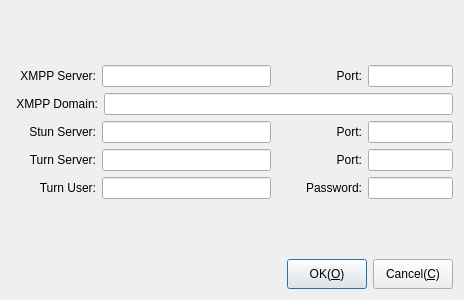
<?xml version="1.0" encoding="UTF-8"?>
<ui version="4.0">
 <class>CDlgLoginSettings</class>
 <widget class="QDialog" name="CDlgLoginSettings">
  <property name="geometry">
   <rect>
    <x>0</x>
    <y>0</y>
    <width>464</width>
    <height>300</height>
   </rect>
  </property>
  <property name="windowTitle">
   <string>Server Settings</string>
  </property>
  <layout class="QGridLayout" name="gridLayout">
   <item row="0" column="1">
    <spacer name="verticalSpacer_2">
     <property name="orientation">
      <enum>Qt::Vertical</enum>
     </property>
     <property name="sizeHint" stdset="0">
      <size>
       <width>20</width>
       <height>46</height>
      </size>
     </property>
    </spacer>
   </item>
   <item row="1" column="0" colspan="2">
    <layout class="QHBoxLayout" name="horizontalLayout">
     <item>
      <widget class="QLabel" name="label_7">
       <property name="sizePolicy">
        <sizepolicy hsizetype="Preferred" vsizetype="Preferred">
         <horstretch>1</horstretch>
         <verstretch>0</verstretch>
        </sizepolicy>
       </property>
       <property name="minimumSize">
        <size>
         <width>0</width>
         <height>0</height>
        </size>
       </property>
       <property name="maximumSize">
        <size>
         <width>16777215</width>
         <height>16777215</height>
        </size>
       </property>
       <property name="text">
        <string>XMPP Server:</string>
       </property>
       <property name="alignment">
        <set>Qt::AlignRight|Qt::AlignTrailing|Qt::AlignVCenter</set>
       </property>
       <property name="wordWrap">
        <bool>true</bool>
       </property>
      </widget>
     </item>
     <item>
      <widget class="QLineEdit" name="txtXmppServer">
       <property name="sizePolicy">
        <sizepolicy hsizetype="Preferred" vsizetype="Preferred">
         <horstretch>2</horstretch>
         <verstretch>0</verstretch>
        </sizepolicy>
       </property>
       <property name="minimumSize">
        <size>
         <width>0</width>
         <height>0</height>
        </size>
       </property>
       <property name="maximumSize">
        <size>
         <width>16777215</width>
         <height>16777215</height>
        </size>
       </property>
      </widget>
     </item>
     <item>
      <widget class="QLabel" name="label_8">
       <property name="sizePolicy">
        <sizepolicy hsizetype="Preferred" vsizetype="Preferred">
         <horstretch>1</horstretch>
         <verstretch>0</verstretch>
        </sizepolicy>
       </property>
       <property name="minimumSize">
        <size>
         <width>0</width>
         <height>0</height>
        </size>
       </property>
       <property name="maximumSize">
        <size>
         <width>16777215</width>
         <height>16777215</height>
        </size>
       </property>
       <property name="text">
        <string>Port:</string>
       </property>
       <property name="alignment">
        <set>Qt::AlignRight|Qt::AlignTrailing|Qt::AlignVCenter</set>
       </property>
       <property name="wordWrap">
        <bool>true</bool>
       </property>
      </widget>
     </item>
     <item>
      <widget class="QLineEdit" name="txtXmppPort">
       <property name="sizePolicy">
        <sizepolicy hsizetype="Preferred" vsizetype="Preferred">
         <horstretch>1</horstretch>
         <verstretch>0</verstretch>
        </sizepolicy>
       </property>
       <property name="minimumSize">
        <size>
         <width>0</width>
         <height>0</height>
        </size>
       </property>
       <property name="maximumSize">
        <size>
         <width>16777215</width>
         <height>16777215</height>
        </size>
       </property>
      </widget>
     </item>
    </layout>
   </item>
   <item row="2" column="0" colspan="2">
    <layout class="QHBoxLayout" name="horizontalLayout_6">
     <item>
      <widget class="QLabel" name="label_11">
       <property name="sizePolicy">
        <sizepolicy hsizetype="Preferred" vsizetype="Preferred">
         <horstretch>1</horstretch>
         <verstretch>0</verstretch>
        </sizepolicy>
       </property>
       <property name="minimumSize">
        <size>
         <width>0</width>
         <height>0</height>
        </size>
       </property>
       <property name="maximumSize">
        <size>
         <width>16777215</width>
         <height>16777215</height>
        </size>
       </property>
       <property name="text">
        <string>XMPP Domain:</string>
       </property>
       <property name="alignment">
        <set>Qt::AlignRight|Qt::AlignTrailing|Qt::AlignVCenter</set>
       </property>
       <property name="wordWrap">
        <bool>true</bool>
       </property>
      </widget>
     </item>
     <item>
      <widget class="QLineEdit" name="txtXmppDomain">
       <property name="sizePolicy">
        <sizepolicy hsizetype="Expanding" vsizetype="Preferred">
         <horstretch>4</horstretch>
         <verstretch>0</verstretch>
        </sizepolicy>
       </property>
       <property name="minimumSize">
        <size>
         <width>0</width>
         <height>0</height>
        </size>
       </property>
       <property name="maximumSize">
        <size>
         <width>16777215</width>
         <height>16777215</height>
        </size>
       </property>
      </widget>
     </item>
    </layout>
   </item>
   <item row="3" column="0" colspan="2">
    <layout class="QHBoxLayout" name="horizontalLayout_2">
     <item>
      <widget class="QLabel" name="label_3">
       <property name="sizePolicy">
        <sizepolicy hsizetype="Preferred" vsizetype="Preferred">
         <horstretch>1</horstretch>
         <verstretch>0</verstretch>
        </sizepolicy>
       </property>
       <property name="minimumSize">
        <size>
         <width>0</width>
         <height>0</height>
        </size>
       </property>
       <property name="maximumSize">
        <size>
         <width>16777215</width>
         <height>16777215</height>
        </size>
       </property>
       <property name="text">
        <string>Stun Server:</string>
       </property>
       <property name="alignment">
        <set>Qt::AlignRight|Qt::AlignTrailing|Qt::AlignVCenter</set>
       </property>
       <property name="wordWrap">
        <bool>true</bool>
       </property>
      </widget>
     </item>
     <item>
      <widget class="QLineEdit" name="txtStunServer">
       <property name="sizePolicy">
        <sizepolicy hsizetype="Expanding" vsizetype="Preferred">
         <horstretch>2</horstretch>
         <verstretch>0</verstretch>
        </sizepolicy>
       </property>
       <property name="minimumSize">
        <size>
         <width>0</width>
         <height>0</height>
        </size>
       </property>
       <property name="maximumSize">
        <size>
         <width>16777215</width>
         <height>16777215</height>
        </size>
       </property>
      </widget>
     </item>
     <item>
      <widget class="QLabel" name="label_4">
       <property name="sizePolicy">
        <sizepolicy hsizetype="Preferred" vsizetype="Preferred">
         <horstretch>1</horstretch>
         <verstretch>0</verstretch>
        </sizepolicy>
       </property>
       <property name="minimumSize">
        <size>
         <width>0</width>
         <height>0</height>
        </size>
       </property>
       <property name="maximumSize">
        <size>
         <width>16777215</width>
         <height>16777215</height>
        </size>
       </property>
       <property name="text">
        <string>Port:</string>
       </property>
       <property name="alignment">
        <set>Qt::AlignRight|Qt::AlignTrailing|Qt::AlignVCenter</set>
       </property>
       <property name="wordWrap">
        <bool>true</bool>
       </property>
      </widget>
     </item>
     <item>
      <widget class="QLineEdit" name="txtStunPort">
       <property name="sizePolicy">
        <sizepolicy hsizetype="Preferred" vsizetype="Preferred">
         <horstretch>1</horstretch>
         <verstretch>0</verstretch>
        </sizepolicy>
       </property>
       <property name="minimumSize">
        <size>
         <width>0</width>
         <height>0</height>
        </size>
       </property>
       <property name="maximumSize">
        <size>
         <width>16777215</width>
         <height>16777215</height>
        </size>
       </property>
      </widget>
     </item>
    </layout>
   </item>
   <item row="4" column="0" colspan="2">
    <layout class="QHBoxLayout" name="horizontalLayout_3">
     <item>
      <widget class="QLabel" name="label_5">
       <property name="sizePolicy">
        <sizepolicy hsizetype="Preferred" vsizetype="Preferred">
         <horstretch>1</horstretch>
         <verstretch>0</verstretch>
        </sizepolicy>
       </property>
       <property name="minimumSize">
        <size>
         <width>0</width>
         <height>0</height>
        </size>
       </property>
       <property name="maximumSize">
        <size>
         <width>16777215</width>
         <height>16777215</height>
        </size>
       </property>
       <property name="text">
        <string>Turn Server:</string>
       </property>
       <property name="alignment">
        <set>Qt::AlignRight|Qt::AlignTrailing|Qt::AlignVCenter</set>
       </property>
       <property name="wordWrap">
        <bool>true</bool>
       </property>
      </widget>
     </item>
     <item>
      <widget class="QLineEdit" name="txtTurnServer">
       <property name="sizePolicy">
        <sizepolicy hsizetype="Expanding" vsizetype="Preferred">
         <horstretch>2</horstretch>
         <verstretch>0</verstretch>
        </sizepolicy>
       </property>
       <property name="minimumSize">
        <size>
         <width>0</width>
         <height>0</height>
        </size>
       </property>
       <property name="maximumSize">
        <size>
         <width>16777215</width>
         <height>16777215</height>
        </size>
       </property>
      </widget>
     </item>
     <item>
      <widget class="QLabel" name="label_6">
       <property name="sizePolicy">
        <sizepolicy hsizetype="Preferred" vsizetype="Preferred">
         <horstretch>1</horstretch>
         <verstretch>0</verstretch>
        </sizepolicy>
       </property>
       <property name="minimumSize">
        <size>
         <width>0</width>
         <height>0</height>
        </size>
       </property>
       <property name="maximumSize">
        <size>
         <width>16777215</width>
         <height>16777215</height>
        </size>
       </property>
       <property name="text">
        <string>Port:</string>
       </property>
       <property name="alignment">
        <set>Qt::AlignRight|Qt::AlignTrailing|Qt::AlignVCenter</set>
       </property>
       <property name="wordWrap">
        <bool>true</bool>
       </property>
      </widget>
     </item>
     <item>
      <widget class="QLineEdit" name="txtTurnPort">
       <property name="sizePolicy">
        <sizepolicy hsizetype="Preferred" vsizetype="Preferred">
         <horstretch>1</horstretch>
         <verstretch>0</verstretch>
        </sizepolicy>
       </property>
       <property name="minimumSize">
        <size>
         <width>0</width>
         <height>0</height>
        </size>
       </property>
       <property name="maximumSize">
        <size>
         <width>16777215</width>
         <height>16777215</height>
        </size>
       </property>
      </widget>
     </item>
    </layout>
   </item>
   <item row="5" column="0" colspan="2">
    <layout class="QHBoxLayout" name="horizontalLayout_4">
     <item>
      <widget class="QLabel" name="label_9">
       <property name="sizePolicy">
        <sizepolicy hsizetype="Preferred" vsizetype="Preferred">
         <horstretch>1</horstretch>
         <verstretch>0</verstretch>
        </sizepolicy>
       </property>
       <property name="minimumSize">
        <size>
         <width>0</width>
         <height>0</height>
        </size>
       </property>
       <property name="maximumSize">
        <size>
         <width>16777215</width>
         <height>16777215</height>
        </size>
       </property>
       <property name="text">
        <string>Turn User:</string>
       </property>
       <property name="alignment">
        <set>Qt::AlignRight|Qt::AlignTrailing|Qt::AlignVCenter</set>
       </property>
       <property name="wordWrap">
        <bool>true</bool>
       </property>
      </widget>
     </item>
     <item>
      <widget class="QLineEdit" name="txtUser">
       <property name="sizePolicy">
        <sizepolicy hsizetype="Expanding" vsizetype="Preferred">
         <horstretch>2</horstretch>
         <verstretch>0</verstretch>
        </sizepolicy>
       </property>
       <property name="minimumSize">
        <size>
         <width>0</width>
         <height>0</height>
        </size>
       </property>
       <property name="maximumSize">
        <size>
         <width>16777215</width>
         <height>16777215</height>
        </size>
       </property>
      </widget>
     </item>
     <item>
      <widget class="QLabel" name="label_10">
       <property name="sizePolicy">
        <sizepolicy hsizetype="Preferred" vsizetype="Preferred">
         <horstretch>1</horstretch>
         <verstretch>0</verstretch>
        </sizepolicy>
       </property>
       <property name="minimumSize">
        <size>
         <width>0</width>
         <height>0</height>
        </size>
       </property>
       <property name="maximumSize">
        <size>
         <width>16777215</width>
         <height>16777215</height>
        </size>
       </property>
       <property name="text">
        <string>Password:</string>
       </property>
       <property name="alignment">
        <set>Qt::AlignRight|Qt::AlignTrailing|Qt::AlignVCenter</set>
       </property>
       <property name="wordWrap">
        <bool>true</bool>
       </property>
      </widget>
     </item>
     <item>
      <widget class="QLineEdit" name="txtPassword">
       <property name="sizePolicy">
        <sizepolicy hsizetype="Preferred" vsizetype="Preferred">
         <horstretch>1</horstretch>
         <verstretch>0</verstretch>
        </sizepolicy>
       </property>
       <property name="minimumSize">
        <size>
         <width>0</width>
         <height>0</height>
        </size>
       </property>
       <property name="maximumSize">
        <size>
         <width>16777215</width>
         <height>16777215</height>
        </size>
       </property>
      </widget>
     </item>
    </layout>
   </item>
   <item row="6" column="0">
    <spacer name="verticalSpacer">
     <property name="orientation">
      <enum>Qt::Vertical</enum>
     </property>
     <property name="sizeHint" stdset="0">
      <size>
       <width>20</width>
       <height>46</height>
      </size>
     </property>
    </spacer>
   </item>
   <item row="7" column="0" colspan="2">
    <layout class="QHBoxLayout" name="horizontalLayout_5">
     <item>
      <spacer name="horizontalSpacer">
       <property name="orientation">
        <enum>Qt::Horizontal</enum>
       </property>
       <property name="sizeHint" stdset="0">
        <size>
         <width>40</width>
         <height>20</height>
        </size>
       </property>
      </spacer>
     </item>
     <item>
      <widget class="QPushButton" name="pbOK">
       <property name="sizePolicy">
        <sizepolicy hsizetype="Preferred" vsizetype="Fixed">
         <horstretch>0</horstretch>
         <verstretch>0</verstretch>
        </sizepolicy>
       </property>
       <property name="minimumSize">
        <size>
         <width>80</width>
         <height>30</height>
        </size>
       </property>
       <property name="maximumSize">
        <size>
         <width>16777215</width>
         <height>16777215</height>
        </size>
       </property>
       <property name="toolTip">
        <string>OK</string>
       </property>
       <property name="text">
        <string>OK(&amp;O)</string>
       </property>
       <property name="icon">
        <iconset resource="../../../Resource/Resource.qrc">
         <normaloff>:/icon/Accept</normaloff>:/icon/Accept</iconset>
       </property>
      </widget>
     </item>
     <item>
      <widget class="QPushButton" name="pbCanecl">
       <property name="sizePolicy">
        <sizepolicy hsizetype="Preferred" vsizetype="Fixed">
         <horstretch>0</horstretch>
         <verstretch>0</verstretch>
        </sizepolicy>
       </property>
       <property name="minimumSize">
        <size>
         <width>80</width>
         <height>30</height>
        </size>
       </property>
       <property name="maximumSize">
        <size>
         <width>16777215</width>
         <height>16777215</height>
        </size>
       </property>
       <property name="toolTip">
        <string>Cancle</string>
       </property>
       <property name="text">
        <string>Cancel(&amp;C)</string>
       </property>
       <property name="icon">
        <iconset resource="../../../Resource/Resource.qrc">
         <normaloff>:/icon/Cancel</normaloff>:/icon/Cancel</iconset>
       </property>
      </widget>
     </item>
    </layout>
   </item>
  </layout>
 </widget>
 <resources>
  <include location="../../../Resource/Resource.qrc"/>
 </resources>
 <connections/>
</ui>
